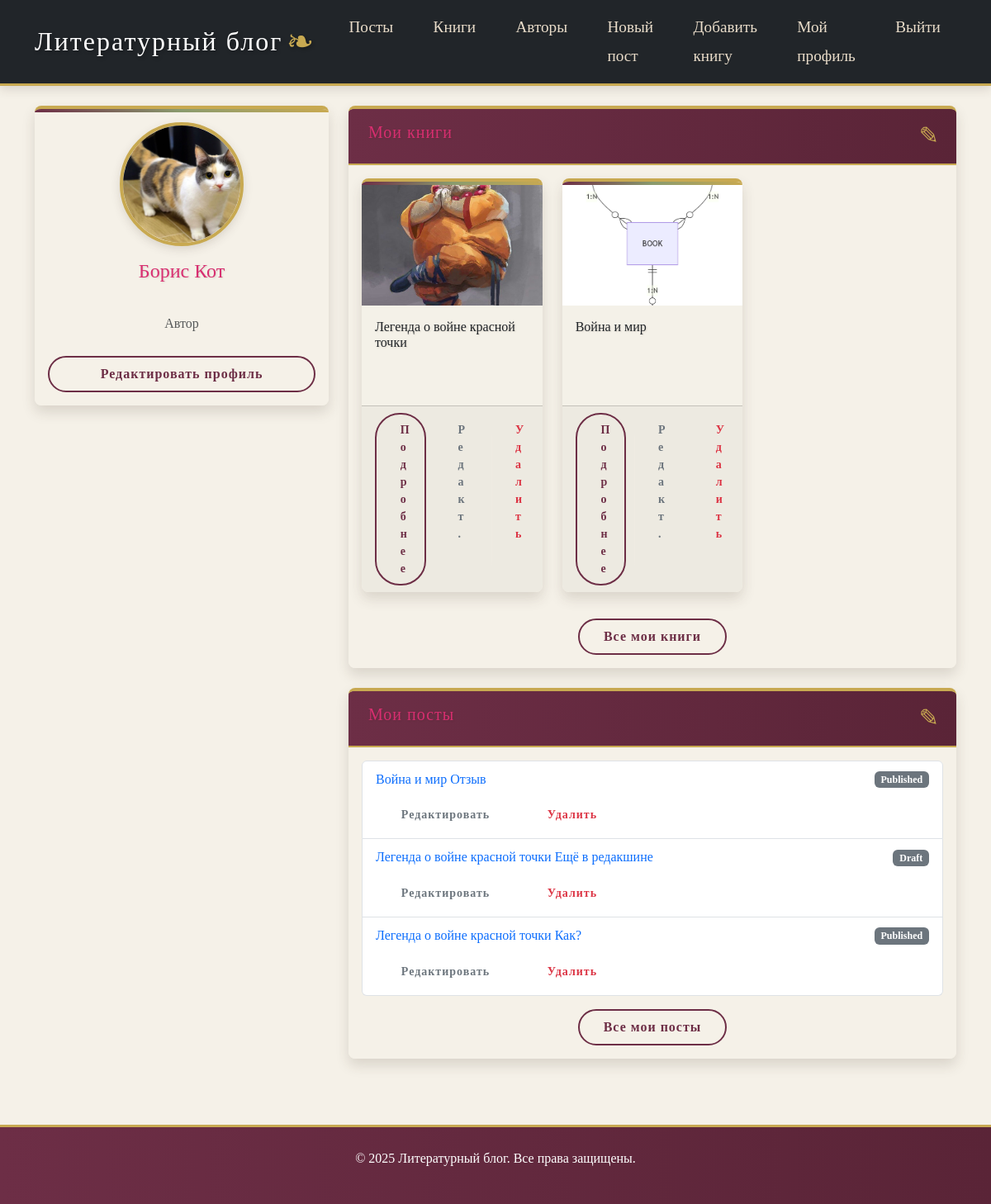
Page /dashboard/ (signed in) on the committed database.
### literature/models.py (models this page shows, shortened)
class Author(models.Model):
    user = models.OneToOneField(User, on_delete=models.CASCADE, related_name='author_profile')
    bio = models.TextField()
    birth_date = models.DateField(null=True, blank=True)
    photo = models.ImageField(upload_to='authors/', blank=True)

class Book(models.Model):
    title = models.CharField(max_length=200)
    author = models.ForeignKey(Author, on_delete=models.CASCADE, related_name='books')
    genre = models.ForeignKey(Genre, on_delete=models.SET_NULL, null=True, related_name='books')
    published_date = models.DateField()
    description = models.TextField()
    cover = models.ImageField(upload_to='book_covers/', blank=True)

class Post(models.Model):
    class Status(models.TextChoices):
        DRAFT = 'DF', 'Draft'
        PUBLISHED = 'PB', 'Published'
        ARCHIVED = 'AR', 'Archived'
    title = models.CharField(max_length=250)
    slug = models.SlugField(max_length=250, unique_for_date='publish')
    author = models.ForeignKey(User, on_delete=models.CASCADE, related_name='blog_posts')
    book = models.ForeignKey(Book, on_delete=models.CASCADE, related_name='posts')
    body = models.TextField(validators=[MinLengthValidator(10)])
    publish = models.DateTimeField(default=timezone.now)
    created = models.DateTimeField(auto_now_add=True)
    updated = models.DateTimeField(auto_now=True)
    status = models.CharField(max_length=2, choices=Status.choices, default=Status.DRAFT)
    class Meta:
        ordering = ['-publish']
        indexes = [models.Index(fields=['-publish']),]

### literature/views.py (the view)
# urls.py: path('dashboard/', views.dashboard, name='dashboard'),
@login_required
def dashboard(request):
    context = {}
    if is_author(request.user):
        context['author_posts'] = Post.objects.filter(author=request.user).order_by('-publish')[:5]
        context['author_books'] = Book.objects.filter(author=request.user.author_profile)[:5]
    return render(request, 'literature/account/dashboard.html', context)

### literature/views.py (called while the page is built)
def is_author(user):
    return hasattr(user, 'author_profile') and user.author_profile is not None

### literature/templates/literature/account/dashboard.html (shortened to what this page needs)
{% extends "literature/base.html" %}
{% block content %}
<div class="row">
    <div class="col-md-4">
        <div class="card mb-4">
            <div class="card-body text-center">
                {% if user.author_profile.photo %}
                    <img src="{{ user.author_profile.photo.url }}"
                         alt="{{ user.get_full_name }}"
                         class="author-photo mb-3">
                {% else %}
                    <div class="bg-light rounded-circle d-flex align-items-center justify-content-center mx-auto"
                         style="width: 150px; height: 150px;">
                        <span class="text-muted">Нет фото</span>
                    </div>
                {% endif %}
                <h4>{{ user.get_full_name }}</h4>
                <p class="text-muted">
                    {% if user.author_profile %}
                        Автор
                    {% else %}
                        Пользователь
                    {% endif %}
                </p>
                <div class="d-grid gap-2 mt-4">
                    <a href="{% url 'literature:profile_edit' %}" class="btn btn-outline-primary">
                        Редактировать профиль
                    </a>
                </div>
            </div>
        </div>
    </div>
    <div class="col-md-8">
        {% if user.author_profile %}
            <div class="card mb-4">
                <div class="card-header">
                    <h5 class="mb-0">Мои книги</h5>
                </div>
                <div class="card-body">
                    {% if user.author_profile.books.all %}
                        <div class="row">
                            {% for book in user.author_profile.books.all|slice:":3" %}
                                <div class="col-md-4 mb-3">
                                    <div class="card h-100">
                                        {% if book.cover %}
                                            <img src="{{ book.cover.url }}"
                                                 class="card-img-top"
                                                 alt="{{ book.title }}"
                                                 style="height: 150px; object-fit: cover;">
                                        {% endif %}
                                        <div class="card-body">
                                            <h6 class="card-title">{{ book.title }}</h6>
                                        </div>
                                        <div class="card-footer d-flex gap-2">
                                            <a href="{% url 'literature:book_detail' book.pk %}" class="btn btn-sm btn-outline-primary">
                                                Подробнее
                                            </a>
                                            {% if user == book.author.user or user.is_superuser %}
                                                <a href="{% url 'literature:book_edit' book.pk %}" class="btn btn-sm btn-outline-secondary">
                                                    Редакт.
                                                </a>
                                                <a href="{% url 'literature:book_delete' book.pk %}" class="btn btn-sm btn-outline-danger">
                                                    Удалить
                                                </a>
                                            {% endif %}
                                        </div>
                                    </div>
                                </div>
                            {% endfor %}
                        </div>
                        <div class="text-center mt-3">
                            <a href="{% url 'literature:book_list' %}" class="btn btn-outline-primary">
                                Все мои книги
                            </a>
                        </div>
                    {% else %}
                        <p>У вас пока нет книг.</p>
                        <a href="{% url 'literature:book_create' %}" class="btn btn-primary">
                            Добавить первую книгу
                        </a>
                    {% endif %}
                </div>
            </div>
        {% endif %}
        <div class="card">
            {% if user.author_profile %}
            <div class="card-header">
                <h5 class="mb-0">Мои посты</h5>
            </div>
            <div class="card-body">
                {% if user.blog_posts.all %}
                    <div class="list-group">
                        {% for post in user.blog_posts.all|slice:":5" %}
                            <div class="list-group-item list-group-item-action">
                                <div class="d-flex justify-content-between align-items-center">
                                    <a href="{% url 'literature:post_detail' post.pk %}" class="text-decoration-none">
                                        {{ post.title }}
                                    </a>
                                    <span class="badge bg-secondary">
                                        {{ post.get_status_display }}
                                    </span>
                                </div>
                                {% if user == post.author or user.is_superuser %}
                                    <div class="mt-2 d-flex gap-2">
                                        <a href="{% url 'literature:post_edit' post.pk %}" class="btn btn-sm btn-outline-secondary">
                                            Редактировать
                                        </a>
                                        <a href="{% url 'literature:post_delete' post.pk %}" class="btn btn-sm btn-outline-danger">
                                            Удалить
                                        </a>
                                    </div>
                                {% endif %}
                            </div>
                        {% endfor %}
                    </div>
                    <div class="text-center mt-3">
                        <a href="{% url 'literature:post_list' %}" class="btn btn-outline-primary">
                            Все мои посты
                        </a>
                    </div>
                {% else %}
                    <p>У вас пока нет постов.</p>
                    <a href="{% url 'literature:post_create' %}" class="btn btn-primary">
                        Создать первый пост
                    </a>
                {% endif %}
            </div>
            {% endif %}
        </div>
    </div>
</div>
{% endblock %}

### literature/templates/literature/base.html (shortened to what this page needs)
{% load static %}
<!DOCTYPE html>
<html lang="ru">
<head>
    <link href="https://cdn.jsdelivr.net/npm/bootstrap@5.3.0/dist/css/bootstrap.min.css" rel="stylesheet">
    <link rel="stylesheet" href="{% static 'literature/css/styles.css' %}">
</head>
<body>
    <nav class="navbar navbar-expand-lg navbar-dark bg-dark">
    <div class="container">
        <a class="navbar-brand" href="{% url 'literature:post_list' %}">Литературный блог</a>
            <div class="collapse navbar-collapse" id="navbarNav">
                <ul class="navbar-nav me-auto">
                    <li class="nav-item">
                        <a class="nav-link" href="{% url 'literature:post_list' %}">Посты</a>
                    </li>
                    <li class="nav-item">
                        <a class="nav-link" href="{% url 'literature:book_list' %}">Книги</a>
                    </li>
                    <li class="nav-item">
                        <a class="nav-link" href="{% url 'literature:author_list' %}">Авторы</a>
                    </li>
                    {% if user.is_authenticated and user.author_profile %}
                        <li class="nav-item">
                            <a class="nav-link" href="{% url 'literature:post_create' %}">Новый пост</a>
                        </li>
                        <li class="nav-item">
                            <a class="nav-link" href="{% url 'literature:book_create' %}">Добавить книгу</a>
                        </li>
                    {% endif %}
                </ul>
                <ul class="navbar-nav">
                    {% if user.is_authenticated %}
                        <li class="nav-item">
                            <a class="nav-link" href="{% url 'literature:dashboard' %}">Мой профиль</a>
                        </li>
                        <li class="nav-item">
                            <a class="nav-link" href="{% url 'literature:logout' %}">Выйти</a>
                        </li>
                    {% endif %}
                </ul>
            </div>
        </div>
    </nav>
    <div class="container mt-4">
        {% block content %}{% endblock %}
    </div>
    <footer class="bg-dark text-white mt-5 py-4">
        <div class="container text-center">
            <p>&copy; 2025 Литературный блог. Все права защищены.</p>
        </div>
    </footer>
</body>
</html>

### literature/static/literature/css/styles.css (style rules this page uses)
:root { --parchment: #f5f1e8; --ink: #3a2e22; --gold: #c8a951; --burgundy: #6d2e46; --sage: #8a9b6e; --shadow: rgba(58, 46, 34, 0.15); }
body { font-family: 'Bookish', Georgia, serif; line-height: 1.8; color: var(--ink); background-color: var(--parchment); background-image: url('paper-texture.png'); padding-top: 0; position: relative; overflow-x: hidden; }
body::before { content: ""; position: fixed; top: 0; left: 0; width: 100%; height: 100%; background-image: url('ink-splatter.png'); background-size: 30%; background-position: right bottom; background-repeat: no-repeat; opacity: 0.05; z-index: -1; }
.navbar { background-color: var(--burgundy); box-shadow: 0 4px 12px var(--shadow); border-bottom: 3px solid var(--gold); font-family: 'Scroll', cursive; position: relative; z-index: 1000; }
.navbar::after { content: ""; position: absolute; bottom: -10px; left: 5%; width: 90%; height: 20px; background-image: url('divider.png'); background-size: contain; background-repeat: no-repeat; background-position: center; z-index: 1001; }
.navbar-brand { font-size: 2rem; text-shadow: 2px 2px 4px rgba(0, 0, 0, 0.3); letter-spacing: 2px; position: relative; padding-right: 40px; }
.navbar-brand::after { content: "❧"; position: absolute; right: 0; top: 50%; transform: translateY(-50%); font-size: 2.5rem; color: var(--gold); }
.navbar-dark .navbar-nav .nav-link { color: #e9dcc9; font-size: 1.2rem; padding: 0.5rem 1.2rem; margin: 0 5px; position: relative; transition: all 0.3s ease; }
.navbar-dark .navbar-nav .nav-link::before { content: ""; position: absolute; bottom: 0; left: 50%; width: 0; height: 2px; background: var(--gold); transform: translateX(-50%); transition: width 0.3s ease; }
.card { border: none; border-radius: 8px; overflow: hidden; box-shadow: 0 8px 16px var(--shadow); background-color: rgba(245, 241, 232, 0.85); transition: transform 0.4s ease, box-shadow 0.4s ease; position: relative; margin-bottom: 2rem; border-top: 4px solid var(--gold); }
.card::before { content: ""; position: absolute; top: 0; left: 0; right: 0; height: 4px; background: linear-gradient(90deg, var(--burgundy), var(--sage), var(--gold)); }
.card-header { background: linear-gradient(to right, var(--burgundy), #5a2437); color: #f8f3e6; font-family: 'Scroll', cursive; font-size: 1.5rem; letter-spacing: 1px; border-bottom: 2px solid var(--gold); position: relative; padding: 1rem 1.5rem; }
.card-header::after { content: "✎"; position: absolute; right: 20px; top: 50%; transform: translateY(-50%); color: var(--gold); font-size: 1.8rem; }
.btn { border-radius: 30px; padding: 0.5rem 1.8rem; font-weight: bold; transition: all 0.3s ease; position: relative; overflow: hidden; border: 2px solid transparent; font-family: 'Scroll', cursive; letter-spacing: 1px; }
.btn::before { content: ""; position: absolute; top: 0; left: 0; width: 100%; height: 100%; background: rgba(255, 255, 255, 0.1); transform: translateX(-100%); transition: transform 0.3s ease; }
.btn-outline-primary { color: var(--burgundy); border-color: var(--burgundy); background: transparent; }
h1, h2, h3, h4, h5, h6 { font-family: 'Scroll', cursive; color: #d82e70;; text-shadow: 1px 1px 2px var(--shadow); position: relative; padding-bottom: 10px; margin-bottom: 25px; }
.author-photo { width: 150px; height: 150px; object-fit: cover; border-radius: 50%; border: 4px solid var(--gold); box-shadow: 0 4px 12px var(--shadow); position: relative; background: white; }
.author-photo::after { content: ""; position: absolute; top: -8px; left: -8px; right: -8px; bottom: -8px; border: 2px solid var(--sage); border-radius: 50%; z-index: -1; }
.card, .comment, .book-cover, .author-photo { animation: fadeIn 0.6s ease forwards; }
footer { background: linear-gradient(to right, var(--burgundy), #5a2437); color: #f8f3e6; padding: 40px 0 20px; margin-top: 50px; position: relative; border-top: 3px solid var(--gold); }
footer::before { content: ""; position: absolute; top: -20px; left: 5%; width: 90%; height: 20px; background-image: url('divider.png'); background-size: contain; background-repeat: no-repeat; background-position: center; z-index: 1001; }

### rows in the picture
Book: cover (picture), title "Легенда о войне красной точки", shows "Редакт."
Book: cover (picture), title "Война и мир", shows "Редакт."
Post: title "Война и мир Отзыв", status "Published", shows "Редактировать"
Post: title "Легенда о войне красной точки Ещё в редакшине", status "Draft", shows "Редактировать"
Post: title "Легенда о войне красной точки Как?", status "Published", shows "Редактировать"

### other values in the picture
{{ user.get_full_name }} "Борис Кот"
